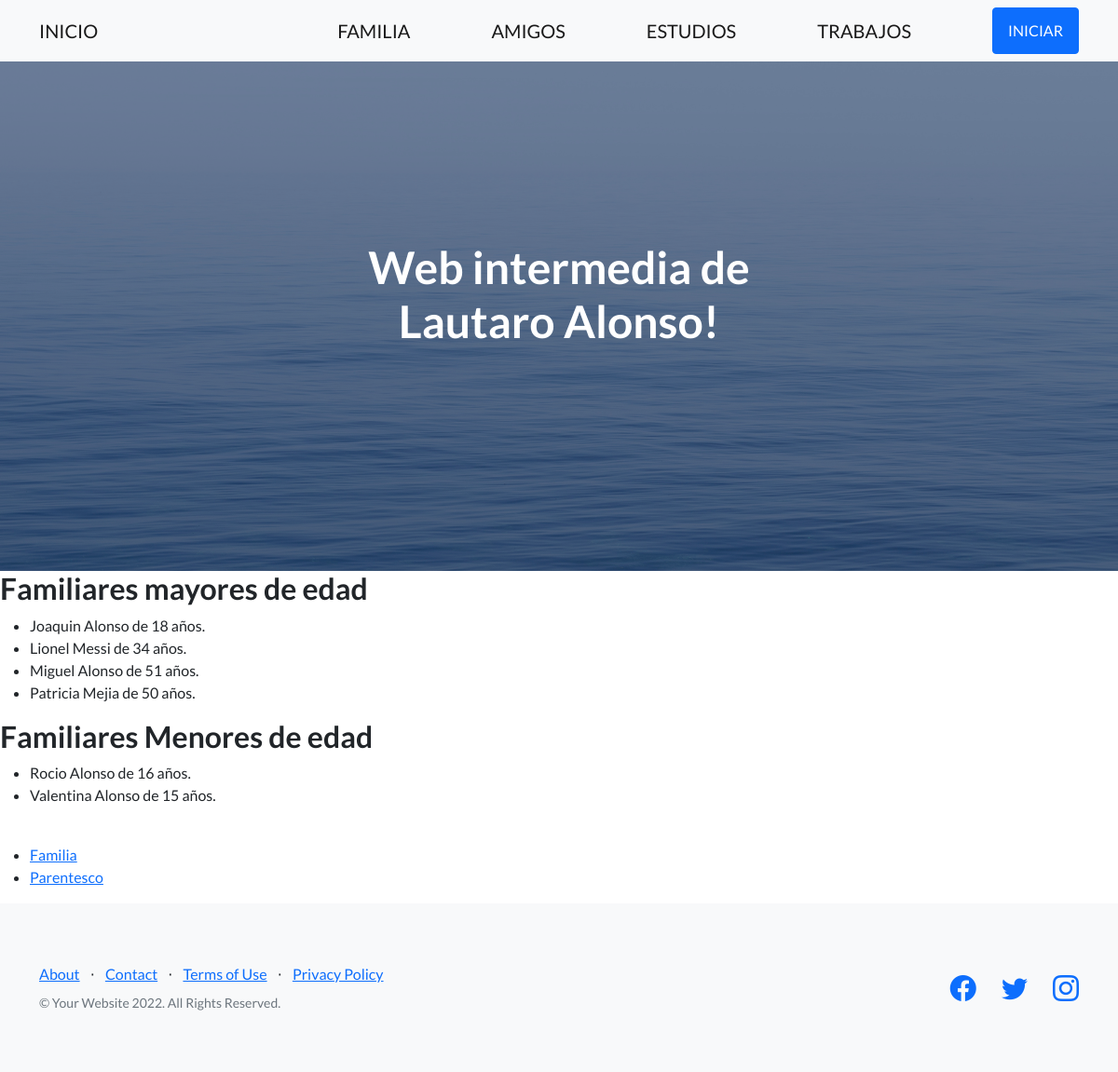
Before: /app-familia/familia/menores-y-mayores/ with the older database file.
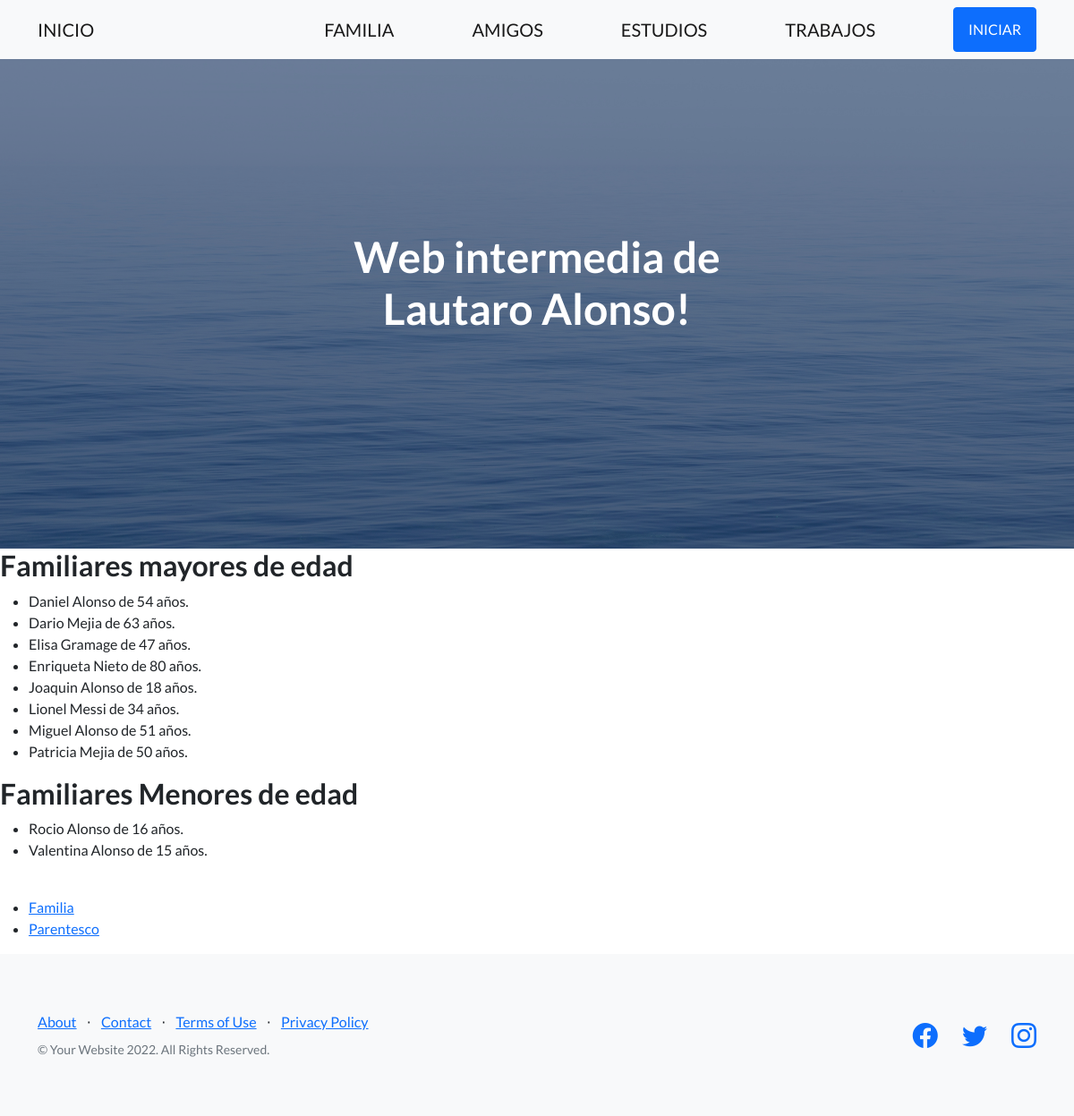
After: the same page with the newer database file.
### app_Familia/models.py (models this page shows, shortened)
class Familiar(models.Model):
    nombre = models.CharField(max_length=50)
    apellido = models.CharField(max_length=50)
    edad = models.IntegerField()
    parentesco = models.CharField(max_length=50)
    class Meta():
        verbose_name = 'family'
        verbose_name_plural = 'My familys'
        ordering = ('nombre', '-edad')
        unique_together = ('nombre', 'apellido')

### app_Familia/views.py (the view)
# urls.py: path('familia/menores-y-mayores/', VistaMenoresymayores, name='Menor-y-mayor'),
def VistaMenoresymayores(self):
    plantilla = loader.get_template("menor-y-mayor.html")
    documento = plantilla.render({"familia": Familiar.objects.all()})
    return HttpResponse(documento)

### app_Familia/templates/menor-y-mayor.html
{% extends 'padre.html' %}
{% block bloqueQueCambia %}
    <h2>Familiares mayores de edad</h2>
    <ul>
        {% for familiar in familia %}
            {% if familiar.edad >= 18 %}
                <li>{{familiar.nombre}} {{familiar.apellido}} de {{familiar.edad}} años.</li>
            {% endif %}
        {% endfor %}
    </ul>
    <h2>Familiares Menores de edad</h2>
    <ul>
        {% for familiar in familia %}
            {% if familiar.edad < 18 %}
                <li>{{familiar.nombre}} {{familiar.apellido}} de {{familiar.edad}} años.</li>
            {% endif %}
        {% endfor %}
    </ul>
    <br>
    <ul>
        <li>
            <a href="{% url 'Familia' %}">Familia</a>
        </li>
        <li>
            <a href="{% url 'Parentesco' %}">Parentesco</a>
        </li>
    </ul>
{% endblock bloqueQueCambia %}

### app_Familia/templates/padre.html (shortened to what this page needs)
<!DOCTYPE html>
<html lang="en">
    <head>
        {% load static %}
        <link href="https://cdn.jsdelivr.net/npm/bootstrap-icons@1.5.0/font/bootstrap-icons.css" rel="stylesheet" type="text/css" />
        <link href="{% static 'css/styles.css' %}" rel="stylesheet" />
    </head>
    <body>
        <nav class="navbar navbar-light bg-light static-top">
            <div class="container">
                <div style="margin-right: 170px;">
                    <a class="navbar-brand" href="{% url 'Inicio' %}">INICIO</a>
                </div>
                <a class="navbar-brand" href="{% url 'Familia' %}">FAMILIA</a>
                <a class="navbar-brand" href="{% url 'Amigos' %}">AMIGOS</a>
                <a class="navbar-brand" href="{% url 'Estudios' %}">ESTUDIOS</a>
                <a class="navbar-brand" href="{% url 'Trabajos' %}">TRABAJOS</a>
                <a class="btn btn-primary" href="#signup">INICIAR</a>
            </div>
        </nav>
        <header class="masthead">
            <div class="container position-relative">
                <div class="row justify-content-center">
                    <div class="col-xl-6">
                        <div class="text-center text-white">
                            <h1 class="mb-5">Web intermedia de Lautaro Alonso!</h1>
                        </div>
                    </div>
                </div>
            </div>
        </header>
        {% block bloqueQueCambia %}
        {% endblock bloqueQueCambia %}
        <footer class="footer bg-light">
            <div class="container">
                <div class="row">
                    <div class="col-lg-6 h-100 text-center text-lg-start my-auto">
                        <ul class="list-inline mb-2">
                            <li class="list-inline-item"><a href="#!">About</a></li>
                            <li class="list-inline-item">⋅</li>
                            <li class="list-inline-item"><a href="#!">Contact</a></li>
                            <li class="list-inline-item">⋅</li>
                            <li class="list-inline-item"><a href="#!">Terms of Use</a></li>
                            <li class="list-inline-item">⋅</li>
                            <li class="list-inline-item"><a href="#!">Privacy Policy</a></li>
                        </ul>
                        <p class="text-muted small mb-4 mb-lg-0">&copy; Your Website 2022. All Rights Reserved.</p>
                    </div>
                    <div class="col-lg-6 h-100 text-center text-lg-end my-auto">
                        <ul class="list-inline mb-0">
                            <li class="list-inline-item me-4">
                                <a href="#!"><i class="bi-facebook fs-3"></i></a>
                            </li>
                            <li class="list-inline-item me-4">
                                <a href="#!"><i class="bi-twitter fs-3"></i></a>
                            </li>
                            <li class="list-inline-item">
                                <a href="#!"><i class="bi-instagram fs-3"></i></a>
                            </li>
                        </ul>
                    </div>
                </div>
            </div>
        </footer>
    </body>
</html>

Changed rows visible on the page:
added Familiar: nombre "Daniel", apellido "Alonso", edad "54", shown under "Familiares mayores de edad"
added Familiar: nombre "Dario", apellido "Mejia", edad "63", shown under "Familiares mayores de edad"
added Familiar: nombre "Elisa", apellido "Gramage", edad "47", shown under "Familiares mayores de edad"
added Familiar: nombre "Enriqueta", apellido "Nieto", edad "80", shown under "Familiares mayores de edad"
